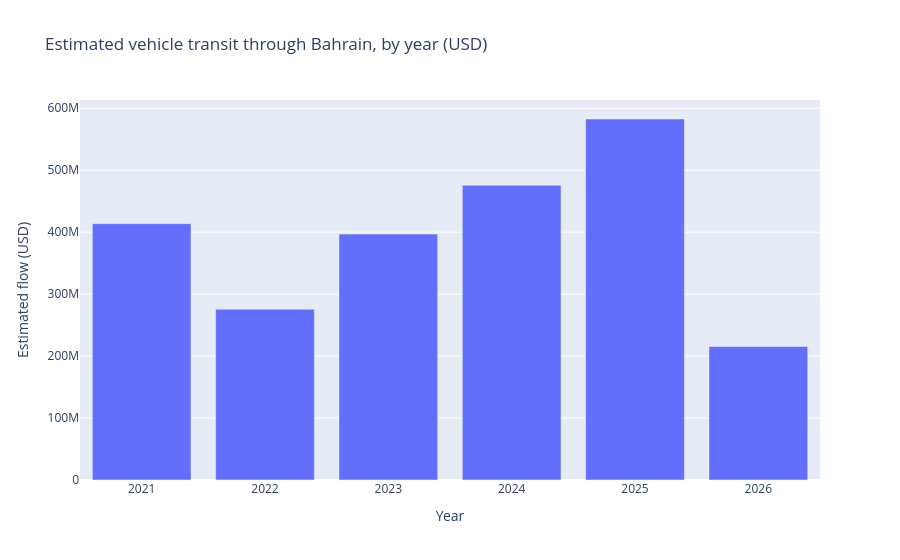

The code cell stored with this chart in its notebook:
### Code cell
import plotly.express as px
fig = px.bar(yt.reset_index(), x="year", y="est_value",
             title="Estimated vehicle transit through Bahrain, by year (USD)",
             labels={"est_value": "Estimated flow (USD)", "year": "Year"})
fig.show()

### Figure 1 — Plotly figure (JSON) as saved in the notebook; plotly's stock layout.template omitted (floating-point values rounded to 4 significant figures)
{"data": [{"hovertemplate": "Year=%{x}<br>Estimated flow (USD)=%{y}<extra></extra>", "legendgroup": "", "marker": {"color": "#636efa", "pattern": {"shape": ""}}, "name": "", "orientation": "v", "showlegend": false, "textposition": "auto", "type": "bar", "x": [2021, 2022, 2023, 2024, 2025, 2026], "xaxis": "x", "y": [413800000.0, 275800000.0, 396900000.0, 475600000.0, 582700000.0, 215500000.0], "yaxis": "y"}], "layout": {"barmode": "relative", "legend": {"tracegroupgap": 0}, "title": {"text": "Estimated vehicle transit through Bahrain, by year (USD)"}, "xaxis": {"anchor": "y", "domain": [0, 1], "title": {"text": "Year"}}, "yaxis": {"anchor": "x", "domain": [0, 1], "title": {"text": "Estimated flow (USD)"}}}}
